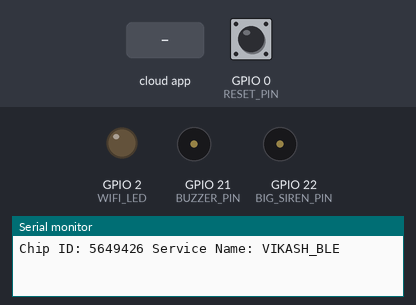
The sketch below on a simulated ESP32. Parts: output pins drawn as LEDs (lit = HIGH), buzzer (waves = sounding, pin HIGH), the last lines printed to the serial monitor. The inputs (shaded band) are chosen by the test bench; at power-on: GPIO 0 (RESET_PIN) HIGH. WiFi joins after 1.5 s; servers stay silent unless stated.

Above: at 1.2 s.
1.3 s: the phone or cloud app sets BigSirenSwitch to 1
At 1.4 s:
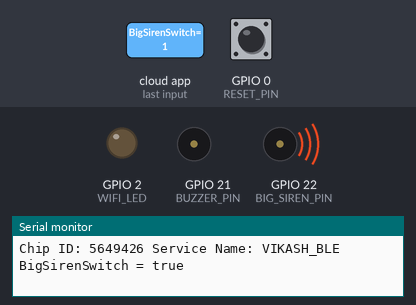
At 2.7 s:
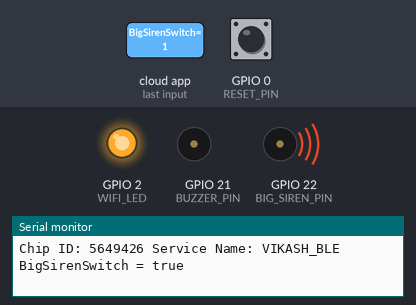
3.0 s: the phone or cloud app sets BigSirenSwitch to 0
At 4.0 s:
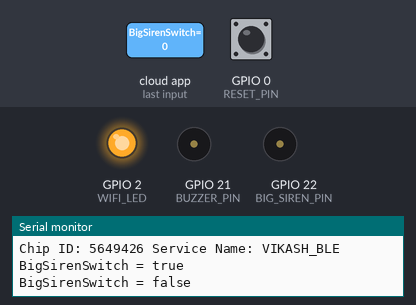
Timing chart, 0 to 6.0 s (numbered marks = the images above; inputs shaded):
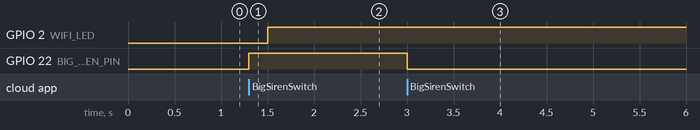

The sketch:

RAINMAKER_PIR_SECU_WITH_SIREN_CODE.ino
```cpp
/*************************************************************************************************
 *  Created By:  VIKASH KUMAR
 *
 *  YouTube Video: https://youtu.be/hjTTUl0yP94
 ***********************************************************************************************/

#include "RMaker.h"
#include "WiFi.h"
#include "WiFiProv.h"

// BLE Provisioning
const char *service_name = "VIKASH_BLE";
const char *pop = "12345678";

// GPIO definitions
#define WIFI_LED      2
#define RESET_PIN     0
#define PIR_PIN       4
#define BUZZER_PIN    21
#define BIG_SIREN_PIN 22  // Your external siren

// PIR Sensor state
boolean PIR_STATE_NEW = LOW;
boolean PIR_STATE_OLD = LOW;

// Buzzer state
boolean BUZZER_STATE = false;
unsigned long buzzer_timer = 0;

// Big Siren logic
unsigned long motion_start_time = 0;
bool motion_timer_started = false;
bool BIG_SIREN_STATE = false;

// Device names
char device1[] = "SecuritySwitch";
char device2[] = "BigSirenSwitch";

// RainMaker Devices
static Switch SecuritySwitch(device1, NULL);
static Switch BigSirenSwitch(device2, NULL);

bool SECURITY_STATE = false;
uint32_t chipId = 0;

/****************************************************************************************************
 * Provisioning Events
*****************************************************************************************************/
void sysProvEvent(arduino_event_t *sys_event) {
  switch (sys_event->event_id) {
    case ARDUINO_EVENT_PROV_START:
#if CONFIG_IDF_TARGET_ESP32
      Serial.printf("\nProvisioning Started with name \"%s\" and PoP \"%s\" on BLE\n", service_name, pop);
      printQR(service_name, pop, "ble");
#else
      Serial.printf("\nProvisioning Started with name \"%s\" and PoP \"%s\" on SoftAP\n", service_name, pop);
      printQR(service_name, pop, "softap");
#endif
      break;
    case ARDUINO_EVENT_WIFI_STA_CONNECTED:
      Serial.println("Connected to Wi-Fi!");
      digitalWrite(WIFI_LED, HIGH);
      break;
  }
}

/****************************************************************************************************
 * RainMaker Write Callback
*****************************************************************************************************/
void write_callback(Device *device, Param *param, const param_val_t val, void *priv_data, write_ctx_t *ctx) {
  const char *device_name = device->getDeviceName();
  const char *param_name = param->getParamName();

  if (strcmp(device_name, device1) == 0) {
    Serial.printf("SecuritySwitch = %s\n", val.val.b ? "true" : "false");

    if (strcmp(param_name, "Power") == 0) {
      SECURITY_STATE = val.val.b;
      param->updateAndReport(val);

      if (SECURITY_STATE)
        esp_rmaker_raise_alert("Security is ON");
      else
        esp_rmaker_raise_alert("Security is OFF");
    }
  }

  if (strcmp(device_name, device2) == 0) {
    Serial.printf("BigSirenSwitch = %s\n", val.val.b ? "true" : "false");

    if (strcmp(param_name, "Power") == 0) {
      BIG_SIREN_STATE = val.val.b;
      param->updateAndReport(val);
      digitalWrite(BIG_SIREN_PIN, BIG_SIREN_STATE ? HIGH : LOW);
    }
  }
}

/****************************************************************************************************
 * Setup Function
*****************************************************************************************************/
void setup() {
  Serial.begin(115200);

  pinMode(RESET_PIN, INPUT);
  pinMode(WIFI_LED, OUTPUT); digitalWrite(WIFI_LED, LOW);

  pinMode(BUZZER_PIN, OUTPUT); digitalWrite(BUZZER_PIN, LOW);
  pinMode(PIR_PIN, INPUT);
  pinMode(BIG_SIREN_PIN, OUTPUT); digitalWrite(BIG_SIREN_PIN, LOW);

  Node my_node = RMaker.initNode("PIR_Security_Alarm");

  SecuritySwitch.addCb(write_callback);
  BigSirenSwitch.addCb(write_callback);

  my_node.addDevice(SecuritySwitch);
  my_node.addDevice(BigSirenSwitch);

  RMaker.enableOTA(OTA_USING_PARAMS);
  RMaker.enableTZService();
  RMaker.enableSchedule();

  for (int i = 0; i < 17; i = i + 8)
    chipId |= ((ESP.getEfuseMac() >> (40 - i)) & 0xff) << i;

  Serial.printf("Chip ID: %d Service Name: %s\n", chipId, service_name);

  RMaker.start();

  WiFi.onEvent(sysProvEvent);

#if CONFIG_IDF_TARGET_ESP32
  WiFiProv.beginProvision(WIFI_PROV_SCHEME_BLE, WIFI_PROV_SCHEME_HANDLER_FREE_BTDM, WIFI_PROV_SECURITY_1, pop, service_name);
#else
  WiFiProv.beginProvision(WIFI_PROV_SCHEME_SOFTAP, WIFI_PROV_SCHEME_HANDLER_NONE, WIFI_PROV_SECURITY_1, pop, service_name);
#endif

  SecuritySwitch.updateAndReportParam(ESP_RMAKER_DEF_POWER_NAME, false);
  BigSirenSwitch.updateAndReportParam(ESP_RMAKER_DEF_POWER_NAME, false);
}

/****************************************************************************************************
 * Loop Function
*****************************************************************************************************/
void loop() {
  // Handle reset button
  if (digitalRead(RESET_PIN) == LOW) {
    delay(100);
    int startTime = millis();
    while (digitalRead(RESET_PIN) == LOW) delay(50);
    int endTime = millis();

    if ((endTime - startTime) > 10000) {
      Serial.println("Factory Reset");
      RMakerFactoryReset(2);
    }
    else if ((endTime - startTime) > 3000) {
      Serial.println("WiFi Reset");
      RMakerWiFiReset(2);
    }
  }

  // WiFi LED status
  if (WiFi.status() != WL_CONNECTED)
    digitalWrite(WIFI_LED, LOW);
  else
    digitalWrite(WIFI_LED, HIGH);

  detectMotion();
  controlBuzzer();
}

/****************************************************************************************************
 * Detect Motion Function
*****************************************************************************************************/
void detectMotion() {
  if (SECURITY_STATE == true) {
    PIR_STATE_OLD = PIR_STATE_NEW;
    PIR_STATE_NEW = digitalRead(PIR_PIN);

    if (PIR_STATE_OLD == LOW && PIR_STATE_NEW == HIGH) {
      Serial.println("Motion detected!");
      esp_rmaker_raise_alert("Security Alert! Motion detected.");
      digitalWrite(BUZZER_PIN, HIGH);
      BUZZER_STATE = true;
      buzzer_timer = millis();

      // Start motion timer
      motion_start_time = millis();
      motion_timer_started = true;
    }

    // Continue HIGH -> siren trigger after 60s
    if (PIR_STATE_NEW == HIGH && motion_timer_started) {
      if ((millis() - motion_start_time) >= 60000 && BIG_SIREN_STATE == false) {
        Serial.println("Big Siren Activated!");
        digitalWrite(BIG_SIREN_PIN, HIGH);
        BIG_SIREN_STATE = true;
        BigSirenSwitch.updateAndReportParam("Power", true);
      }
    }

    // Reset timer if motion ends
    if (PIR_STATE_NEW == LOW) {
      motion_timer_started = false;
      motion_start_time = 0;
    }
  }
}

/****************************************************************************************************
 * Buzzer Control Function
*****************************************************************************************************/
void controlBuzzer() {
  if (BUZZER_STATE == true) {
    if (millis() - buzzer_timer > 5000) {
      digitalWrite(BUZZER_PIN, LOW);
      BUZZER_STATE = false;
      buzzer_timer = 0;
    }
  }
}
```

Measured:
- after the input at 1.3 s, GPIO 22 (BIG_SIREN_PIN): LOW → HIGH at once
- after the input at 3.0 s, GPIO 22 (BIG_SIREN_PIN): HIGH → LOW at once
